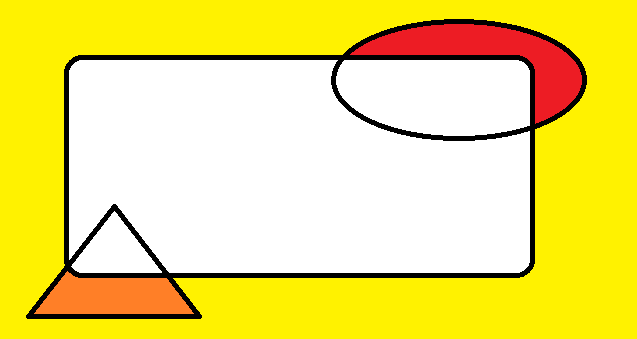
#> input picture DemoImage.png, 637 x 339 px
$ jupyter execute Tilt_or_rotate_an_image.ipynb   (shell and % lines are left out)
#> lines starting #> are read from the running program, lines starting #| are printed output that depends on the picture
# Goal: Exploring available libraries to Rotate or tilt an image using different

### Packages used: OpenCV, imutils, Scipy
- To install OpenCV refer the steps: https://limitlessdatascience.wordpress.com/2019/07/28/installation-steps-for-3-important-deep-learning-packages/
- To install imutils: Run this command from the jupyter notebook: !pip install imutils

#### input: is an image ('DemoImage.png')

#### Output: tilted image by x angle

[cell 1]
import cv2
import imutils    # we need to install cv2 and imutils
import scipy      #this lib is already present in the anaconda-jupyter notebook

# Versions used for this demonstration
print('OpenCV version:',cv2.__version__)
print('imutils version',imutils.__version__)
print('scipy version',scipy.__version__)

[cell 2]
# To read an image we will use opencv
image = cv2.imread('DemoImage.png')   # will return numpy matrix
#> image is the input picture: shape (339, 637, 3); mean B, G, R 115.5, 224.6, 240.4
image.shape  # 3 indicates its a colour image
#> Out = (339, 637, 3)

[cell 3]
# To print this image we can use matplotlib or we can use PIL.
# For PIL installation: run this command: !pip install PIL

[cell 4]
import matplotlib.pyplot as plt
#to print the output inline that is in the notebook using matplotlib
from PIL import Image

[cell 5]
Image.fromarray(image)

[cell 6]
plt.close()    #1st closing previously opened image to clean the memory
plt.figure(figsize=(8,8))  #increase the size of the new image
plt.imshow(image)

## NOTE: now if we see an image colou is different.
- This is becuase OpenCV read it in BGR format and our image is in RGB format we need to change it

[cell 7]
image = cv2.cvtColor(image, cv2.COLOR_BGR2RGB) #convert it into RGB format

[cell 8]
Image.fromarray(image)

[cell 9]
plt.close()    #1st closing previously opened image to clean the memory
plt.figure(figsize=(8,8))  #increase the size of the new image
plt.imshow(image)

# Now we will tilt out input image and will take a look at the outputs of each technique:

### 1. Using Scipy ndimage

[cell 10]
from scipy import ndimage
rotated = ndimage.rotate(image, 10)     #rotation angle in degree
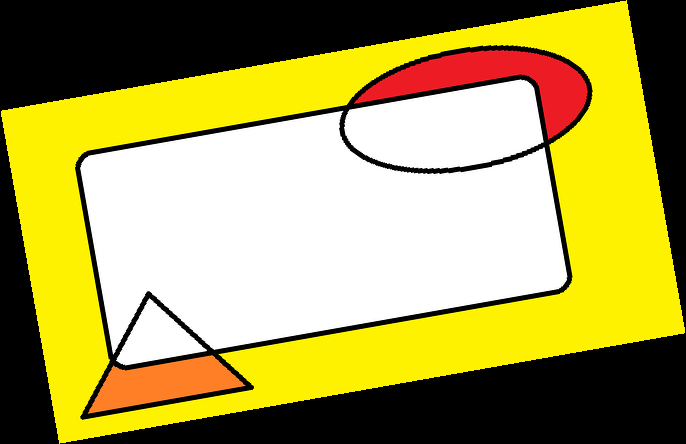
#> rotated: shape (444, 686, 3); mean R, G, B 169.7, 158.5, 81.9
Image.fromarray(rotated)    #rotated in Anti-clock wise direction

[cell 11]
plt.close()    #1st closing previously opened image to clean the memory
plt.figure(figsize=(8,8))  #increase the size of the new image
plt.imshow(rotated)

[cell 12]
rotated.shape   # Original input image size is:(339, 637, 3) Rotated Image size is increased
#> Out = (444, 686, 3)

### 2. Using imutils rotate_bound

[cell 13]
rotated = imutils.rotate_bound((image), angle=10)
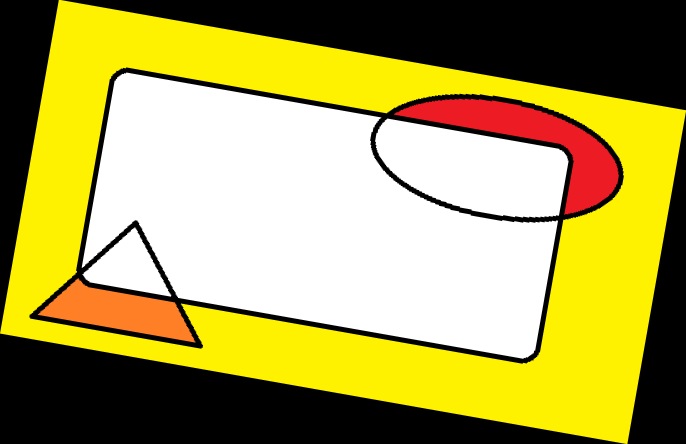
#> rotated: shape (444, 686, 3); mean R, G, B 170.5, 159.3, 81.9
Image.fromarray(rotated)  #rotated in Clock wise direction

[cell 14]
plt.close()    #1st closing previously opened image to clean the memory
plt.figure(figsize=(8,8))  #increase the size of the new image
plt.imshow(rotated)

[cell 15]
rotated.shape   # Original input image size is:(339, 637, 3) Rotated Image size is increased
#> Out = (444, 686, 3)

### 3. Using OpenCV functions:  getRotationMatrix2D and warpAffine

[cell 16]
import numpy as np
image_center = tuple(np.array(image.shape[1::-1]) / 2)
#> image_center = (318.5, 169.5)
rot_mat = cv2.getRotationMatrix2D(image_center, 10, 1.0)
result = cv2.warpAffine(image, rot_mat, image.shape[1::-1], flags=cv2.INTER_LINEAR)
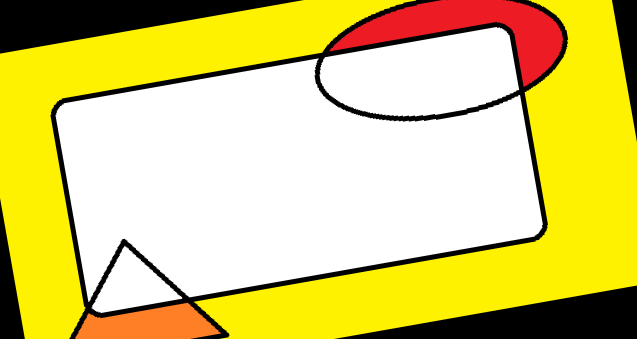
#> result: shape (339, 637, 3); mean R, G, B 218.6, 204.7, 115.3

[cell 17]
Image.fromarray(result)

[cell 18]
result.shape # Original input image size is:(339, 637, 3) Rotated Image size is same as the input image
#> Out = (339, 637, 3)
